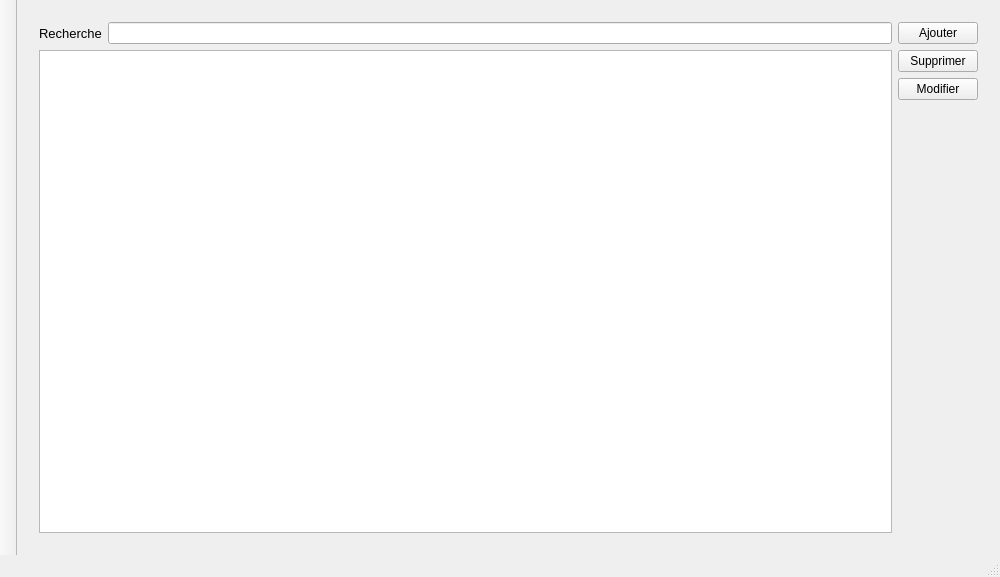
<?xml version="1.0" encoding="UTF-8"?>
<ui version="4.0">
 <class>MainWindow</class>
 <widget class="QMainWindow" name="MainWindow">
  <property name="geometry">
   <rect>
    <x>0</x>
    <y>0</y>
    <width>1000</width>
    <height>577</height>
   </rect>
  </property>
  <property name="minimumSize">
   <size>
    <width>1000</width>
    <height>500</height>
   </size>
  </property>
  <property name="windowTitle">
   <string>MainWindow</string>
  </property>
  <widget class="QWidget" name="centralWidget">
   <layout class="QHBoxLayout" name="horizontalLayout">
    <item>
     <widget class="QStackedWidget" name="stackedWidget">
      <property name="currentIndex">
       <number>0</number>
      </property>
      <widget class="QWidget" name="GestionDeStock">
       <layout class="QHBoxLayout" name="horizontalLayout_4">
        <item>
         <layout class="QVBoxLayout" name="verticalLayout">
          <item>
           <layout class="QHBoxLayout" name="horizontalLayout_2">
            <item>
             <widget class="QLabel" name="LabelRecherche">
              <property name="font">
               <font>
                <pointsize>10</pointsize>
                <weight>50</weight>
                <bold>false</bold>
               </font>
              </property>
              <property name="text">
               <string>Recherche</string>
              </property>
             </widget>
            </item>
            <item>
             <widget class="QLineEdit" name="Recherche"/>
            </item>
           </layout>
          </item>
          <item>
           <widget class="QTableView" name="dataShow">
            <property name="editTriggers">
             <set>QAbstractItemView::NoEditTriggers</set>
            </property>
            <property name="selectionMode">
             <enum>QAbstractItemView::SingleSelection</enum>
            </property>
            <property name="selectionBehavior">
             <enum>QAbstractItemView::SelectRows</enum>
            </property>
            <attribute name="horizontalHeaderMinimumSectionSize">
             <number>100</number>
            </attribute>
            <attribute name="verticalHeaderVisible">
             <bool>false</bool>
            </attribute>
            <attribute name="verticalHeaderCascadingSectionResizes">
             <bool>false</bool>
            </attribute>
            <attribute name="verticalHeaderMinimumSectionSize">
             <number>23</number>
            </attribute>
           </widget>
          </item>
         </layout>
        </item>
        <item>
         <layout class="QGridLayout" name="gridLayout_2">
          <property name="sizeConstraint">
           <enum>QLayout::SetMinimumSize</enum>
          </property>
          <item row="0" column="0">
           <widget class="QPushButton" name="Ajouter">
            <property name="text">
             <string>Ajouter</string>
            </property>
           </widget>
          </item>
          <item row="1" column="0">
           <widget class="QPushButton" name="Supprimer">
            <property name="text">
             <string>Supprimer</string>
            </property>
           </widget>
          </item>
          <item row="3" column="0">
           <spacer name="verticalSpacer">
            <property name="orientation">
             <enum>Qt::Vertical</enum>
            </property>
            <property name="sizeHint" stdset="0">
             <size>
              <width>20</width>
              <height>40</height>
             </size>
            </property>
           </spacer>
          </item>
          <item row="2" column="0">
           <widget class="QPushButton" name="Modifier">
            <property name="text">
             <string>Modifier</string>
            </property>
           </widget>
          </item>
         </layout>
        </item>
       </layout>
      </widget>
      <widget class="QWidget" name="Facture">
       <layout class="QHBoxLayout" name="horizontalLayout_5">
        <item>
         <layout class="QVBoxLayout" name="verticalLayout_2">
          <item>
           <widget class="QLabel" name="TypeLabel">
            <property name="font">
             <font>
              <pointsize>14</pointsize>
             </font>
            </property>
            <property name="text">
             <string>Ajout</string>
            </property>
            <property name="alignment">
             <set>Qt::AlignCenter</set>
            </property>
           </widget>
          </item>
          <item>
           <layout class="QHBoxLayout" name="horizontalLayout_3">
            <property name="sizeConstraint">
             <enum>QLayout::SetMinimumSize</enum>
            </property>
            <item>
             <widget class="QLabel" name="label">
              <property name="text">
               <string>Désignation</string>
              </property>
             </widget>
            </item>
            <item>
             <widget class="QLineEdit" name="AjouteEdit">
              <property name="clearButtonEnabled">
               <bool>false</bool>
              </property>
             </widget>
            </item>
           </layout>
          </item>
          <item>
           <widget class="QTableWidget" name="FactureTable">
            <property name="maximumSize">
             <size>
              <width>16777215</width>
              <height>16777215</height>
             </size>
            </property>
            <property name="styleSheet">
             <string notr="true">background-color : rgb(47, 208, 183);</string>
            </property>
            <property name="editTriggers">
             <set>QAbstractItemView::NoEditTriggers</set>
            </property>
            <property name="selectionMode">
             <enum>QAbstractItemView::SingleSelection</enum>
            </property>
            <column>
             <property name="text">
              <string>Référence</string>
             </property>
            </column>
            <column>
             <property name="text">
              <string>Désignation</string>
             </property>
            </column>
            <column>
             <property name="text">
              <string>Prix Unitaire</string>
             </property>
             <property name="background">
              <color>
               <red>100</red>
               <green>220</green>
               <blue>83</blue>
              </color>
             </property>
            </column>
            <column>
             <property name="text">
              <string>Quantité</string>
             </property>
            </column>
            <column>
             <property name="text">
              <string>Montant</string>
             </property>
            </column>
           </widget>
          </item>
          <item>
           <layout class="QHBoxLayout" name="horizontalLayout_6">
            <item>
             <widget class="QLabel" name="Total">
              <property name="font">
               <font>
                <pointsize>14</pointsize>
                <weight>75</weight>
                <bold>true</bold>
               </font>
              </property>
              <property name="styleSheet">
               <string notr="true">background-color : black;
color : rgb(0,150,0);</string>
              </property>
              <property name="text">
               <string>Total : 0.00</string>
              </property>
              <property name="alignment">
               <set>Qt::AlignCenter</set>
              </property>
             </widget>
            </item>
           </layout>
          </item>
          <item>
           <widget class="QGroupBox" name="groupBox">
            <property name="title">
             <string>Option</string>
            </property>
            <layout class="QGridLayout" name="gridLayout">
             <item row="1" column="0">
              <widget class="QLabel" name="label_7">
               <property name="text">
                <string>Wilaya</string>
               </property>
              </widget>
             </item>
             <item row="5" column="0">
              <widget class="QRadioButton" name="ReglerRadio">
               <property name="text">
                <string>Réglé</string>
               </property>
               <property name="checked">
                <bool>true</bool>
               </property>
              </widget>
             </item>
             <item row="2" column="4">
              <widget class="QSpinBox" name="NumeroDeFacture">
               <property name="enabled">
                <bool>false</bool>
               </property>
               <property name="alignment">
                <set>Qt::AlignRight|Qt::AlignTrailing|Qt::AlignVCenter</set>
               </property>
               <property name="maximum">
                <number>999999999</number>
               </property>
              </widget>
             </item>
             <item row="8" column="4">
              <widget class="QDoubleSpinBox" name="Versement">
               <property name="enabled">
                <bool>false</bool>
               </property>
               <property name="alignment">
                <set>Qt::AlignRight|Qt::AlignTrailing|Qt::AlignVCenter</set>
               </property>
               <property name="maximum">
                <double>100000000000000000000.000000000000000</double>
               </property>
              </widget>
             </item>
             <item row="6" column="0">
              <widget class="QRadioButton" name="NonReglerRadio">
               <property name="text">
                <string>Non réglé</string>
               </property>
              </widget>
             </item>
             <item row="8" column="0">
              <widget class="QRadioButton" name="VersementRadio">
               <property name="text">
                <string>Versement</string>
               </property>
               <property name="checkable">
                <bool>true</bool>
               </property>
               <property name="checked">
                <bool>false</bool>
               </property>
              </widget>
             </item>
             <item row="1" column="4">
              <widget class="QLineEdit" name="Wilaya">
               <property name="enabled">
                <bool>false</bool>
               </property>
              </widget>
             </item>
             <item row="0" column="0">
              <widget class="QLabel" name="label_4">
               <property name="text">
                <string>Nom du client</string>
               </property>
              </widget>
             </item>
             <item row="4" column="4">
              <widget class="QComboBox" name="choixPrix">
               <item>
                <property name="text">
                 <string>Prix Gros</string>
                </property>
               </item>
               <item>
                <property name="text">
                 <string>Prix Detail</string>
                </property>
               </item>
              </widget>
             </item>
             <item row="2" column="0">
              <widget class="QLabel" name="label_5">
               <property name="text">
                <string>Numéro de facture</string>
               </property>
              </widget>
             </item>
             <item row="0" column="5">
              <widget class="QToolButton" name="chooseNomButton">
               <property name="text">
                <string>...</string>
               </property>
              </widget>
             </item>
             <item row="4" column="0">
              <widget class="QLabel" name="label_2">
               <property name="maximumSize">
                <size>
                 <width>200</width>
                 <height>16777215</height>
                </size>
               </property>
               <property name="text">
                <string>Prix</string>
               </property>
              </widget>
             </item>
             <item row="0" column="4">
              <widget class="QLineEdit" name="nomClient">
               <property name="enabled">
                <bool>false</bool>
               </property>
              </widget>
             </item>
             <item row="3" column="0">
              <widget class="QLabel" name="label_6">
               <property name="text">
                <string>Numéro de facture génerale</string>
               </property>
              </widget>
             </item>
             <item row="3" column="4">
              <widget class="QSpinBox" name="NumeroDeFactureGeneral">
               <property name="enabled">
                <bool>false</bool>
               </property>
               <property name="alignment">
                <set>Qt::AlignRight|Qt::AlignTrailing|Qt::AlignVCenter</set>
               </property>
               <property name="maximum">
                <number>999999999</number>
               </property>
              </widget>
             </item>
            </layout>
           </widget>
          </item>
         </layout>
        </item>
        <item>
         <layout class="QVBoxLayout" name="verticalLayout_3">
          <item>
           <widget class="QPushButton" name="EnleverAricle">
            <property name="text">
             <string>Supprimer</string>
            </property>
           </widget>
          </item>
          <item>
           <widget class="QPushButton" name="nettoyer">
            <property name="text">
             <string>Annuler</string>
            </property>
           </widget>
          </item>
          <item>
           <spacer name="verticalSpacer_2">
            <property name="orientation">
             <enum>Qt::Vertical</enum>
            </property>
            <property name="sizeHint" stdset="0">
             <size>
              <width>20</width>
              <height>40</height>
             </size>
            </property>
           </spacer>
          </item>
          <item>
           <widget class="QPushButton" name="GenererBL">
            <property name="minimumSize">
             <size>
              <width>0</width>
              <height>0</height>
             </size>
            </property>
            <property name="font">
             <font>
              <family>Microsoft JhengHei UI Light</family>
              <pointsize>13</pointsize>
              <weight>75</weight>
              <bold>true</bold>
             </font>
            </property>
            <property name="text">
             <string>Genérer le BL</string>
            </property>
           </widget>
          </item>
          <item>
           <widget class="QPushButton" name="GenererBonDeVersement">
            <property name="minimumSize">
             <size>
              <width>0</width>
              <height>0</height>
             </size>
            </property>
            <property name="font">
             <font>
              <family>Microsoft JhengHei UI Light</family>
              <pointsize>13</pointsize>
              <weight>75</weight>
              <bold>true</bold>
             </font>
            </property>
            <property name="text">
             <string>Genérer le Bon
de versement</string>
            </property>
           </widget>
          </item>
          <item>
           <widget class="QPushButton" name="Valider">
            <property name="minimumSize">
             <size>
              <width>0</width>
              <height>0</height>
             </size>
            </property>
            <property name="font">
             <font>
              <family>Microsoft JhengHei UI Light</family>
              <pointsize>13</pointsize>
              <weight>75</weight>
              <bold>true</bold>
             </font>
            </property>
            <property name="text">
             <string>VALIDER</string>
            </property>
           </widget>
          </item>
         </layout>
        </item>
       </layout>
      </widget>
      <widget class="QWidget" name="Client">
       <layout class="QHBoxLayout" name="horizontalLayout_7">
        <item>
         <layout class="QGridLayout" name="gridLayout_4">
          <property name="sizeConstraint">
           <enum>QLayout::SetMinAndMaxSize</enum>
          </property>
          <item row="1" column="0">
           <widget class="QListView" name="listDeClient">
            <property name="maximumSize">
             <size>
              <width>200</width>
              <height>16777215</height>
             </size>
            </property>
            <property name="editTriggers">
             <set>QAbstractItemView::NoEditTriggers</set>
            </property>
            <property name="tabKeyNavigation">
             <bool>true</bool>
            </property>
           </widget>
          </item>
          <item row="4" column="0">
           <widget class="QPushButton" name="SupprimerClient">
            <property name="text">
             <string>Supprimer</string>
            </property>
           </widget>
          </item>
          <item row="0" column="0">
           <widget class="QLineEdit" name="RechercheClient">
            <property name="minimumSize">
             <size>
              <width>200</width>
              <height>0</height>
             </size>
            </property>
            <property name="maximumSize">
             <size>
              <width>200</width>
              <height>16777215</height>
             </size>
            </property>
           </widget>
          </item>
          <item row="3" column="0">
           <widget class="QPushButton" name="modifierClient">
            <property name="text">
             <string>Modifier</string>
            </property>
           </widget>
          </item>
          <item row="2" column="0">
           <widget class="QPushButton" name="BoutonAjouterClient">
            <property name="text">
             <string>Ajouter</string>
            </property>
           </widget>
          </item>
         </layout>
        </item>
        <item>
         <widget class="QTableView" name="FactureDuClient">
          <property name="minimumSize">
           <size>
            <width>550</width>
            <height>0</height>
           </size>
          </property>
          <property name="editTriggers">
           <set>QAbstractItemView::NoEditTriggers</set>
          </property>
          <property name="selectionMode">
           <enum>QAbstractItemView::SingleSelection</enum>
          </property>
          <property name="selectionBehavior">
           <enum>QAbstractItemView::SelectRows</enum>
          </property>
         </widget>
        </item>
        <item>
         <layout class="QGridLayout" name="gridLayout_3">
          <item row="1" column="1">
           <spacer name="verticalSpacer_3">
            <property name="orientation">
             <enum>Qt::Vertical</enum>
            </property>
            <property name="sizeHint" stdset="0">
             <size>
              <width>20</width>
              <height>40</height>
             </size>
            </property>
           </spacer>
          </item>
          <item row="0" column="1">
           <widget class="QPushButton" name="SupprimerFacture">
            <property name="text">
             <string>Supprimer</string>
            </property>
           </widget>
          </item>
         </layout>
        </item>
       </layout>
      </widget>
     </widget>
    </item>
   </layout>
  </widget>
  <widget class="QMenuBar" name="menuBar">
   <property name="geometry">
    <rect>
     <x>0</x>
     <y>0</y>
     <width>1000</width>
     <height>21</height>
    </rect>
   </property>
  </widget>
  <widget class="QToolBar" name="mainToolBar">
   <property name="minimumSize">
    <size>
     <width>0</width>
     <height>0</height>
    </size>
   </property>
   <property name="movable">
    <bool>false</bool>
   </property>
   <property name="allowedAreas">
    <set>Qt::AllToolBarAreas</set>
   </property>
   <attribute name="toolBarArea">
    <enum>LeftToolBarArea</enum>
   </attribute>
   <attribute name="toolBarBreak">
    <bool>false</bool>
   </attribute>
  </widget>
  <widget class="QStatusBar" name="statusBar"/>
 </widget>
 <layoutdefault spacing="6" margin="11"/>
 <resources/>
 <connections/>
</ui>
